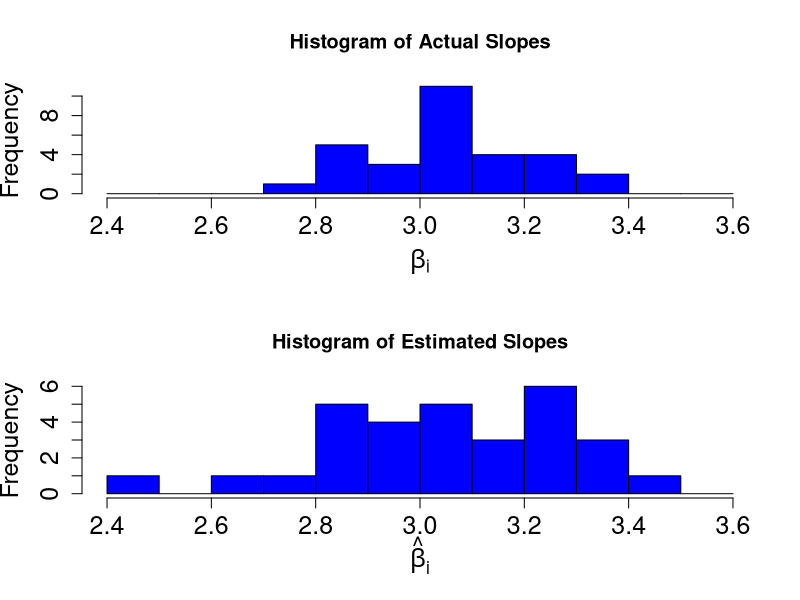

Write the R code that produced this figure.
## ---- chunk 1
knitr::opts_chunk$set(echo = TRUE)
## ---- chunk 2
rm(list = ls())
set.seed(5432)

J <- 15
N <- 30
test.df <- data.frame(unit = sort(rep(c(1:N), J)),
                      J = rep(c(1:J), N) ,
                      x = rnorm(n = J * N))
beta <- 3 + .2 * rnorm(N)

test.df$beta <- beta[test.df$unit]
test.df$y <- 1 + test.df$x * test.df$beta + .75 * rnorm(n = J * N)
head(test.df, 18)
## ---- chunk 3
beta.hat <- list()
for (i in 1:N) {
    unit.lm <- lm(y ~ x, data = subset(test.df, unit == i))
    beta.hat[i] <- coef(unit.lm)[2]
}
beta.hat <- as.numeric(beta.hat)
## ---- chunk 4
par(mfrow = c(2, 1))
hist(
    beta,
    main = "Histogram of Actual Slopes",
    col = "blue",
    xlab = expression(beta[i]),
    cex.axis = 1.5,
    cex.lab = 1.5,
    breaks = seq(from = 2.4, to = 3.6, by = .1)
)
hist(
    as.numeric(beta.hat),
    main = "Histogram of Estimated Slopes",
    xlab = expression(hat(beta)[i]),
    col = "blue",
    cex.axis = 1.5,
    cex.lab = 1.5,
    breaks = seq(from = 2.4, to = 3.6, by = .1)
)
## ---- chunk 5
library(lme4)
re.lm1 <- lmer(y ~ x + (1+x|unit), data = test.df) 
summary(re.lm1)
## ---- chunk 6
re.lm0 <- lmer(y ~ x + (0+x|unit), data = test.df) 
summary(re.lm0)
## ---- chunk 7
anova(re.lm1, re.lm0)
